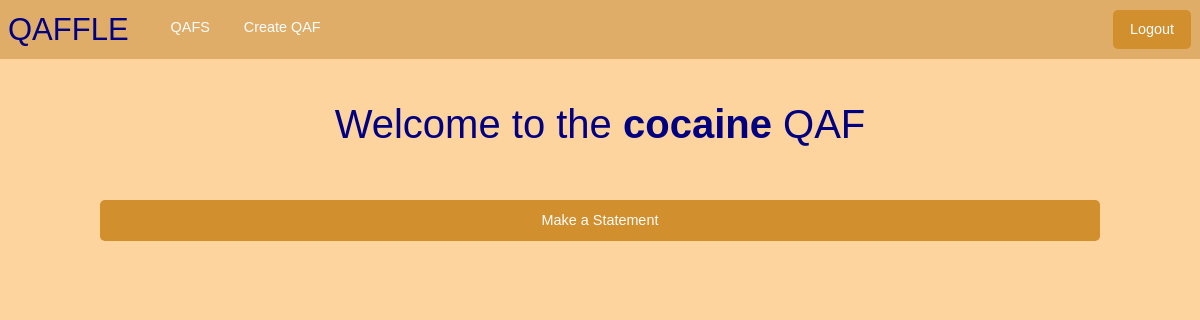
Page /qaf/14 (signed in) on the earlier database version.
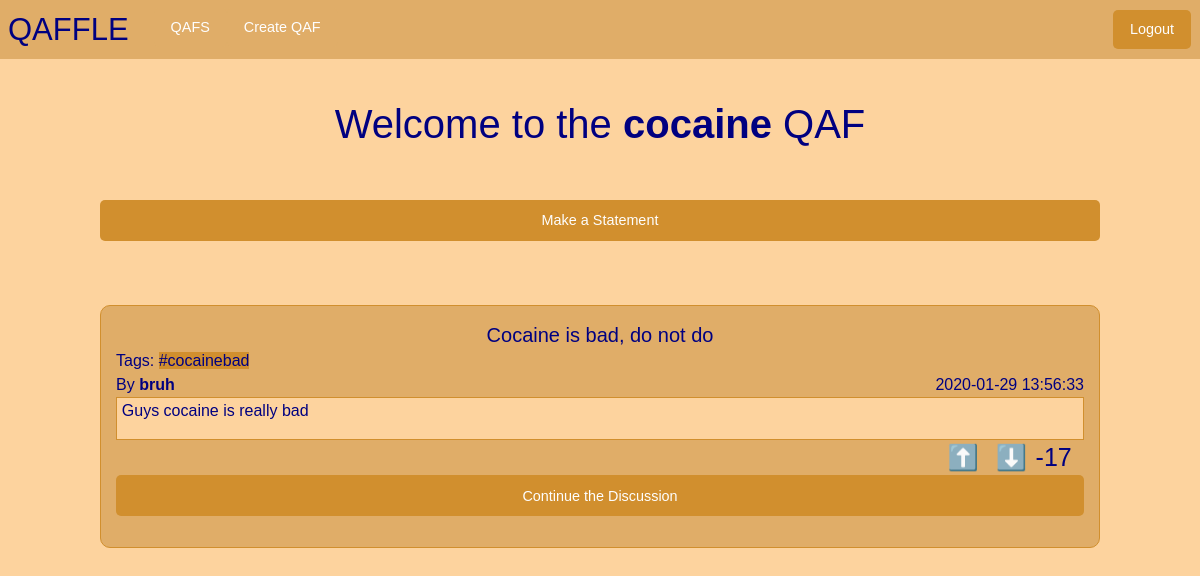
Same page on the later database version.
### tables this page shows
CREATE TABLE qafs (id INTEGER PRIMARY KEY, name TEXT, owner_id INTEGER, mode TEXT);

CREATE TABLE posts (id INTEGER PRIMARY KEY, author_id INTEGER, title TEXT, content TEXT, qaf_id INTEGER, tags TEXT, time_created DATETIME DEFAULT CURRENT_TIMESTAMP, net_vote INTEGER);

CREATE TABLE users (id INTEGER PRIMARY KEY, username TEXT, password TEXT, waffles INT, qafs_joined TEXT);

### quaffle/__init__.py (the view)
@app.route("/qaf/<id>", methods=['GET', 'POST'])
def show_qaf(id):
    if current_user() == None:
      flash('You must be logged in to access this page', 'warning')
      return redirect( url_for( 'login'))
    qaf = Qaf(id)
    posts = qaf.get_posts()
    return render_template('qaf.html', title = qaf.name, qaf = qaf, posts = posts)

### quaffle/__init__.py (called while the page is built)
def current_user():
    if 'user_id' in session:
        return User(session['user_id'])
    return None

@app.context_processor
def make_template_globals():
    return dict(current_user=current_user())

### quaffle/util/db_builder.py (called while the page is built)
def execute(cmd):
    db = sqlite3.connect(DB_FILE)
    c = db.cursor()
    output = c.execute(cmd)
    db.commit()
    return output

### quaffle/util/post.py (called while the page is built)
    def get_author(self):
        return util.user.User(self.author_id)

### quaffle/util/qaf.py (called while the page is built)
	def get_posts(self):
		command = 'SELECT id FROM posts WHERE qaf_id = {} ORDER BY time_created DESC'.format(self.id)
		data = execute(command).fetchall()
		posts = []
		for post_id in data:
			posts.append(Post(post_id[0]))
		return posts

### quaffle/templates/qaf.html (shortened to what this page needs)
{% extends "base.html" %}
{% block content %}
<div class="grid-x">
  <h2 class="small-12">Welcome to the <strong>{{ qaf.name }}</strong> QAF</h2>
  <div class="small-10 small-offset-1">
    <br>
    <br>
    <a class="expanded button" href="/qaf/{{qaf.id}}/create_post">Make a Statement</a>
    <br>
    <br>
    {% for post in posts %}
      <div class="post grid-x">
        <h5 style="text-align:left">{{post.title}}</h5>
        <div class="small-12" style="text-align:left">Tags:
          {% for tag in post.tags %}
            <span class = "tag">{{ tag }}</span>
          {% endfor %}
        </div>
        <div class="small-12">By <strong>{{post.get_author().username}}</strong> <span style="float:right;">{{post.time_created}}</span> </div><br>
        <div class="small-12 post-desc" style="word-wrap:break-word;">
          <p style="margin-left:0.5%;margin-right:0.5%">{{post.content}}</p>
        </div>
        <br>
        <div class="small-4 upvote" id="{{post.id}}" style="margin-left:85%;width:5%">
          <h4 class="upvote" id="{{post.id}}">⬆️</h4>
        </div>
        <div class="small-4 downvote" id="{{post.id}}" style="width:5%">
          <h4 class="downvote" id="{{post.id}}">⬇️</h4>
        </div>
        <div>
          <h4 class="votes" id="{{post.id}}">{{post.net_vote}}</h4>
        </div>
        <a class="button expanded small-12" href="{{ url_for('show_post', qaf_id = qaf.id, post_id=post.id) }}"> Continue the Discussion </a>
      </div>
      <br>
    {% endfor %}
  </div>
</div>
{% endblock content %}

### quaffle/templates/base.html (shortened to what this page needs)
<!DOCTYPE html>
<html lang="en" dir="ltr">
  <head>
    <link rel="stylesheet" href="https://cdn.jsdelivr.net/npm/foundation-sites@6.4.3/dist/css/foundation.min.css">
    <link rel="stylesheet" href="../static/css/stylesheet.css">
    <link href="{{ url_for('static', filename='css/stylesheet.css') }}" rel="stylesheet">
  </head>
  <body>
    <div class="top-bar grid-x">
      <div class="top-bar-left grid-x">
        <a href="/"><h3 class="columns small-1">QAFFLE</h3></a>
        <ul class = "menu" style = "margin-left:25px;background-color:rgb(224, 173, 104)">
          <li><a class = "button navbar" href="/my_qafs">QAFS</a></li>
         <li><a class = "button navbar" href="/create_qaf">Create QAF</a></li>
        </ul>
      </div>
      <div class="top-bar-right small-2">
        {% if current_user is none %}
        <div class="button-group grid-x">
          <a class="button small-5" href="/login">Login</a>
          <div class="small-1"></div>
          <a class="button small-5"href="/signup">Sign Up</a>
        </div>
        {% else %}
          <ul class = "menu navbar" style = "background-color:rgb(224, 173, 104);margin-left:60%">
            <li><a class="button small-5" href="/logout" >Logout</a></li>
          </ul>
        {% endif %}
      </div>
    </div>
    <br>
    <br>
    <br>
    <br>
    {% block content %}
    {% endblock content %}
  </body>
</html>

### quaffle/static/css/stylesheet.css (style rules this page uses)
body { font-family: 'Overpass', sans-serif; background-color: RGB(253, 211, 158); color: navy; }
a { border: 0px; border-color: RGB(209, 143, 46); padding: 0px; font-family: 'Overpass', sans-serif; }
li { border: 0px; padding: 0px; }
.top-bar { background-color: RGB(224, 173, 104); position: fixed; width: 100%; }
.button { background-color: RGB(209, 143, 46); border-radius: 5px; }
h2 { color: navy; margin: auto; font-family: 'Overpass', sans-serif; text-align: center; }
h3 { color: navy; margin: auto; font-family: 'Overpass', sans-serif; text-align: center; }
h4 { color: navy; margin: auto; font-family: 'Overpass', sans-serif; text-align: center; }
h5 { margin: auto; text-align: center; font-family: 'Overpass', sans-serif; }
.navbar { background-color:rgb(224, 173, 104); }
.tag { background-color: RGB(209, 143, 46); }
.post { border-color: RGB(209, 143, 46); border-style: solid; border-width: thin; border-radius: 10px; background-color: RGB(224, 173, 104); padding: 15px; }
.post-desc { border-color: RGB(209, 143, 46); border-style: solid; border-width: thin; background-color: RGB(253, 211, 158); }

Differences in the rows shown:
added posts: title "Cocaine is bad, do not do", tags "#cocainebad", get_author "bruh", time_created "2020-01-29 13:56:33", content "Guys cocaine is really bad", net_vote "-17"
